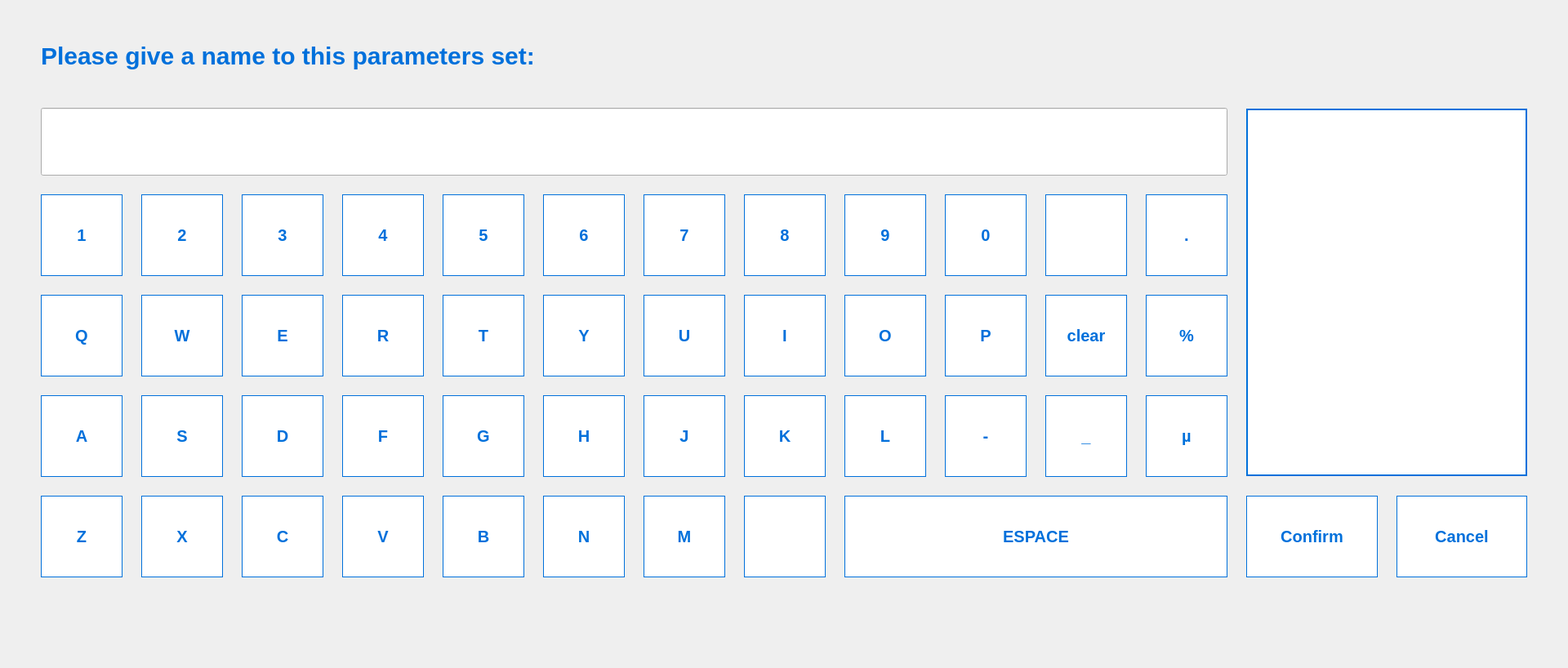
<?xml version="1.0" encoding="UTF-8"?>
<ui version="4.0">
 <class>SaveExposureSettingsView</class>
 <widget class="QWidget" name="SaveExposureSettingsView">
  <property name="geometry">
   <rect>
    <x>0</x>
    <y>0</y>
    <width>1920</width>
    <height>818</height>
   </rect>
  </property>
  <property name="minimumSize">
   <size>
    <width>1920</width>
    <height>818</height>
   </size>
  </property>
  <property name="maximumSize">
   <size>
    <width>1920</width>
    <height>818</height>
   </size>
  </property>
  <property name="styleSheet">
   <string notr="true">QPushButton {
border: 1px solid #0070DB;
background-color: #ffffff;
color: #0070DB;
font: 20px;
font-weight: 700;
font-family: arial;

}
</string>
  </property>
  <layout class="QVBoxLayout" name="verticalLayout">
   <property name="leftMargin">
    <number>50</number>
   </property>
   <property name="rightMargin">
    <number>50</number>
   </property>
   <item>
    <spacer name="verticalSpacer">
     <property name="orientation">
      <enum>Qt::Orientation::Vertical</enum>
     </property>
     <property name="sizeType">
      <enum>QSizePolicy::Policy::Fixed</enum>
     </property>
     <property name="sizeHint" stdset="0">
      <size>
       <width>20</width>
       <height>40</height>
      </size>
     </property>
    </spacer>
   </item>
   <item>
    <widget class="QLabel" name="label">
     <property name="maximumSize">
      <size>
       <width>16777215</width>
       <height>35</height>
      </size>
     </property>
     <property name="styleSheet">
      <string notr="true">color: #0070DB;
font-weight: 700;
font-family: arial;
border: 0px solid;
font-size: 30px;</string>
     </property>
     <property name="text">
      <string>Please give a name to this parameters set:</string>
     </property>
     <property name="alignment">
      <set>Qt::AlignmentFlag::AlignLeading|Qt::AlignmentFlag::AlignLeft|Qt::AlignmentFlag::AlignVCenter</set>
     </property>
    </widget>
   </item>
   <item>
    <spacer name="verticalSpacer_2">
     <property name="orientation">
      <enum>Qt::Orientation::Vertical</enum>
     </property>
     <property name="sizeType">
      <enum>QSizePolicy::Policy::Maximum</enum>
     </property>
     <property name="sizeHint" stdset="0">
      <size>
       <width>20</width>
       <height>40</height>
      </size>
     </property>
    </spacer>
   </item>
   <item>
    <layout class="QGridLayout" name="gridLayout">
     <property name="sizeConstraint">
      <enum>QLayout::SizeConstraint::SetDefaultConstraint</enum>
     </property>
     <property name="spacing">
      <number>23</number>
     </property>
     <item row="5" column="6">
      <widget class="QPushButton" name="btnM">
       <property name="sizePolicy">
        <sizepolicy hsizetype="Fixed" vsizetype="Fixed">
         <horstretch>0</horstretch>
         <verstretch>0</verstretch>
        </sizepolicy>
       </property>
       <property name="minimumSize">
        <size>
         <width>100</width>
         <height>100</height>
        </size>
       </property>
       <property name="focusPolicy">
        <enum>Qt::FocusPolicy::NoFocus</enum>
       </property>
       <property name="text">
        <string>M</string>
       </property>
      </widget>
     </item>
     <item row="2" column="4">
      <widget class="QPushButton" name="btnT">
       <property name="sizePolicy">
        <sizepolicy hsizetype="Fixed" vsizetype="Fixed">
         <horstretch>0</horstretch>
         <verstretch>0</verstretch>
        </sizepolicy>
       </property>
       <property name="minimumSize">
        <size>
         <width>100</width>
         <height>100</height>
        </size>
       </property>
       <property name="focusPolicy">
        <enum>Qt::FocusPolicy::NoFocus</enum>
       </property>
       <property name="text">
        <string>T</string>
       </property>
      </widget>
     </item>
     <item row="3" column="4">
      <widget class="QPushButton" name="btnG">
       <property name="sizePolicy">
        <sizepolicy hsizetype="Fixed" vsizetype="Fixed">
         <horstretch>0</horstretch>
         <verstretch>0</verstretch>
        </sizepolicy>
       </property>
       <property name="minimumSize">
        <size>
         <width>100</width>
         <height>100</height>
        </size>
       </property>
       <property name="focusPolicy">
        <enum>Qt::FocusPolicy::NoFocus</enum>
       </property>
       <property name="text">
        <string>G</string>
       </property>
      </widget>
     </item>
     <item row="1" column="0">
      <widget class="QPushButton" name="btn1">
       <property name="sizePolicy">
        <sizepolicy hsizetype="Fixed" vsizetype="Fixed">
         <horstretch>0</horstretch>
         <verstretch>0</verstretch>
        </sizepolicy>
       </property>
       <property name="minimumSize">
        <size>
         <width>100</width>
         <height>100</height>
        </size>
       </property>
       <property name="focusPolicy">
        <enum>Qt::FocusPolicy::NoFocus</enum>
       </property>
       <property name="text">
        <string>1</string>
       </property>
      </widget>
     </item>
     <item row="1" column="6">
      <widget class="QPushButton" name="btn7">
       <property name="sizePolicy">
        <sizepolicy hsizetype="Fixed" vsizetype="Fixed">
         <horstretch>0</horstretch>
         <verstretch>0</verstretch>
        </sizepolicy>
       </property>
       <property name="minimumSize">
        <size>
         <width>100</width>
         <height>100</height>
        </size>
       </property>
       <property name="focusPolicy">
        <enum>Qt::FocusPolicy::NoFocus</enum>
       </property>
       <property name="text">
        <string>7</string>
       </property>
      </widget>
     </item>
     <item row="3" column="6">
      <widget class="QPushButton" name="btnJ">
       <property name="sizePolicy">
        <sizepolicy hsizetype="Fixed" vsizetype="Fixed">
         <horstretch>0</horstretch>
         <verstretch>0</verstretch>
        </sizepolicy>
       </property>
       <property name="minimumSize">
        <size>
         <width>100</width>
         <height>100</height>
        </size>
       </property>
       <property name="focusPolicy">
        <enum>Qt::FocusPolicy::NoFocus</enum>
       </property>
       <property name="text">
        <string>J</string>
       </property>
      </widget>
     </item>
     <item row="1" column="11">
      <widget class="QPushButton" name="btnPoint">
       <property name="sizePolicy">
        <sizepolicy hsizetype="Fixed" vsizetype="Fixed">
         <horstretch>0</horstretch>
         <verstretch>0</verstretch>
        </sizepolicy>
       </property>
       <property name="minimumSize">
        <size>
         <width>100</width>
         <height>100</height>
        </size>
       </property>
       <property name="text">
        <string>.</string>
       </property>
      </widget>
     </item>
     <item row="5" column="2">
      <widget class="QPushButton" name="btnC">
       <property name="sizePolicy">
        <sizepolicy hsizetype="Fixed" vsizetype="Fixed">
         <horstretch>0</horstretch>
         <verstretch>0</verstretch>
        </sizepolicy>
       </property>
       <property name="minimumSize">
        <size>
         <width>100</width>
         <height>100</height>
        </size>
       </property>
       <property name="focusPolicy">
        <enum>Qt::FocusPolicy::NoFocus</enum>
       </property>
       <property name="text">
        <string>C</string>
       </property>
      </widget>
     </item>
     <item row="1" column="4">
      <widget class="QPushButton" name="btn5">
       <property name="sizePolicy">
        <sizepolicy hsizetype="Fixed" vsizetype="Fixed">
         <horstretch>0</horstretch>
         <verstretch>0</verstretch>
        </sizepolicy>
       </property>
       <property name="minimumSize">
        <size>
         <width>100</width>
         <height>100</height>
        </size>
       </property>
       <property name="focusPolicy">
        <enum>Qt::FocusPolicy::NoFocus</enum>
       </property>
       <property name="text">
        <string>5</string>
       </property>
      </widget>
     </item>
     <item row="3" column="7">
      <widget class="QPushButton" name="btnK">
       <property name="sizePolicy">
        <sizepolicy hsizetype="Fixed" vsizetype="Fixed">
         <horstretch>0</horstretch>
         <verstretch>0</verstretch>
        </sizepolicy>
       </property>
       <property name="minimumSize">
        <size>
         <width>100</width>
         <height>100</height>
        </size>
       </property>
       <property name="focusPolicy">
        <enum>Qt::FocusPolicy::NoFocus</enum>
       </property>
       <property name="text">
        <string>K</string>
       </property>
      </widget>
     </item>
     <item row="1" column="3">
      <widget class="QPushButton" name="btn4">
       <property name="sizePolicy">
        <sizepolicy hsizetype="Fixed" vsizetype="Fixed">
         <horstretch>0</horstretch>
         <verstretch>0</verstretch>
        </sizepolicy>
       </property>
       <property name="minimumSize">
        <size>
         <width>100</width>
         <height>100</height>
        </size>
       </property>
       <property name="focusPolicy">
        <enum>Qt::FocusPolicy::NoFocus</enum>
       </property>
       <property name="text">
        <string>4</string>
       </property>
      </widget>
     </item>
     <item row="1" column="2">
      <widget class="QPushButton" name="btn3">
       <property name="sizePolicy">
        <sizepolicy hsizetype="Fixed" vsizetype="Fixed">
         <horstretch>0</horstretch>
         <verstretch>0</verstretch>
        </sizepolicy>
       </property>
       <property name="minimumSize">
        <size>
         <width>100</width>
         <height>100</height>
        </size>
       </property>
       <property name="focusPolicy">
        <enum>Qt::FocusPolicy::NoFocus</enum>
       </property>
       <property name="text">
        <string>3</string>
       </property>
      </widget>
     </item>
     <item row="1" column="8">
      <widget class="QPushButton" name="btn9">
       <property name="sizePolicy">
        <sizepolicy hsizetype="Fixed" vsizetype="Fixed">
         <horstretch>0</horstretch>
         <verstretch>0</verstretch>
        </sizepolicy>
       </property>
       <property name="minimumSize">
        <size>
         <width>100</width>
         <height>100</height>
        </size>
       </property>
       <property name="focusPolicy">
        <enum>Qt::FocusPolicy::NoFocus</enum>
       </property>
       <property name="text">
        <string>9</string>
       </property>
      </widget>
     </item>
     <item row="2" column="2">
      <widget class="QPushButton" name="btnE">
       <property name="sizePolicy">
        <sizepolicy hsizetype="Fixed" vsizetype="Fixed">
         <horstretch>0</horstretch>
         <verstretch>0</verstretch>
        </sizepolicy>
       </property>
       <property name="minimumSize">
        <size>
         <width>100</width>
         <height>100</height>
        </size>
       </property>
       <property name="focusPolicy">
        <enum>Qt::FocusPolicy::NoFocus</enum>
       </property>
       <property name="text">
        <string>E</string>
       </property>
      </widget>
     </item>
     <item row="3" column="1">
      <widget class="QPushButton" name="btnS">
       <property name="sizePolicy">
        <sizepolicy hsizetype="Fixed" vsizetype="Fixed">
         <horstretch>0</horstretch>
         <verstretch>0</verstretch>
        </sizepolicy>
       </property>
       <property name="minimumSize">
        <size>
         <width>100</width>
         <height>100</height>
        </size>
       </property>
       <property name="focusPolicy">
        <enum>Qt::FocusPolicy::NoFocus</enum>
       </property>
       <property name="text">
        <string>S</string>
       </property>
      </widget>
     </item>
     <item row="5" column="4">
      <widget class="QPushButton" name="btnB">
       <property name="sizePolicy">
        <sizepolicy hsizetype="Fixed" vsizetype="Fixed">
         <horstretch>0</horstretch>
         <verstretch>0</verstretch>
        </sizepolicy>
       </property>
       <property name="minimumSize">
        <size>
         <width>100</width>
         <height>100</height>
        </size>
       </property>
       <property name="focusPolicy">
        <enum>Qt::FocusPolicy::NoFocus</enum>
       </property>
       <property name="text">
        <string>B</string>
       </property>
      </widget>
     </item>
     <item row="2" column="1">
      <widget class="QPushButton" name="btnW">
       <property name="sizePolicy">
        <sizepolicy hsizetype="Fixed" vsizetype="Fixed">
         <horstretch>0</horstretch>
         <verstretch>0</verstretch>
        </sizepolicy>
       </property>
       <property name="minimumSize">
        <size>
         <width>100</width>
         <height>100</height>
        </size>
       </property>
       <property name="focusPolicy">
        <enum>Qt::FocusPolicy::NoFocus</enum>
       </property>
       <property name="text">
        <string>W</string>
       </property>
      </widget>
     </item>
     <item row="5" column="8" colspan="4">
      <widget class="QPushButton" name="btnEspace">
       <property name="minimumSize">
        <size>
         <width>100</width>
         <height>100</height>
        </size>
       </property>
       <property name="focusPolicy">
        <enum>Qt::FocusPolicy::NoFocus</enum>
       </property>
       <property name="text">
        <string>ESPACE</string>
       </property>
      </widget>
     </item>
     <item row="2" column="8">
      <widget class="QPushButton" name="btnO">
       <property name="sizePolicy">
        <sizepolicy hsizetype="Fixed" vsizetype="Fixed">
         <horstretch>0</horstretch>
         <verstretch>0</verstretch>
        </sizepolicy>
       </property>
       <property name="minimumSize">
        <size>
         <width>100</width>
         <height>100</height>
        </size>
       </property>
       <property name="focusPolicy">
        <enum>Qt::FocusPolicy::NoFocus</enum>
       </property>
       <property name="text">
        <string>O</string>
       </property>
      </widget>
     </item>
     <item row="2" column="10">
      <widget class="QPushButton" name="btnClear">
       <property name="sizePolicy">
        <sizepolicy hsizetype="Fixed" vsizetype="Fixed">
         <horstretch>0</horstretch>
         <verstretch>0</verstretch>
        </sizepolicy>
       </property>
       <property name="minimumSize">
        <size>
         <width>100</width>
         <height>100</height>
        </size>
       </property>
       <property name="focusPolicy">
        <enum>Qt::FocusPolicy::NoFocus</enum>
       </property>
       <property name="text">
        <string>clear</string>
       </property>
      </widget>
     </item>
     <item row="2" column="6">
      <widget class="QPushButton" name="btnU">
       <property name="sizePolicy">
        <sizepolicy hsizetype="Fixed" vsizetype="Fixed">
         <horstretch>0</horstretch>
         <verstretch>0</verstretch>
        </sizepolicy>
       </property>
       <property name="minimumSize">
        <size>
         <width>100</width>
         <height>100</height>
        </size>
       </property>
       <property name="focusPolicy">
        <enum>Qt::FocusPolicy::NoFocus</enum>
       </property>
       <property name="text">
        <string>U</string>
       </property>
      </widget>
     </item>
     <item row="1" column="1">
      <widget class="QPushButton" name="btn2">
       <property name="sizePolicy">
        <sizepolicy hsizetype="Fixed" vsizetype="Fixed">
         <horstretch>0</horstretch>
         <verstretch>0</verstretch>
        </sizepolicy>
       </property>
       <property name="minimumSize">
        <size>
         <width>100</width>
         <height>100</height>
        </size>
       </property>
       <property name="focusPolicy">
        <enum>Qt::FocusPolicy::NoFocus</enum>
       </property>
       <property name="text">
        <string>2</string>
       </property>
      </widget>
     </item>
     <item row="2" column="0">
      <widget class="QPushButton" name="btnQ">
       <property name="sizePolicy">
        <sizepolicy hsizetype="Fixed" vsizetype="Fixed">
         <horstretch>0</horstretch>
         <verstretch>0</verstretch>
        </sizepolicy>
       </property>
       <property name="minimumSize">
        <size>
         <width>100</width>
         <height>100</height>
        </size>
       </property>
       <property name="focusPolicy">
        <enum>Qt::FocusPolicy::NoFocus</enum>
       </property>
       <property name="text">
        <string>Q</string>
       </property>
      </widget>
     </item>
     <item row="3" column="11">
      <widget class="QPushButton" name="pushButton_3">
       <property name="sizePolicy">
        <sizepolicy hsizetype="Fixed" vsizetype="Fixed">
         <horstretch>0</horstretch>
         <verstretch>0</verstretch>
        </sizepolicy>
       </property>
       <property name="minimumSize">
        <size>
         <width>100</width>
         <height>100</height>
        </size>
       </property>
       <property name="text">
        <string>µ</string>
       </property>
      </widget>
     </item>
     <item row="2" column="3">
      <widget class="QPushButton" name="btnR">
       <property name="sizePolicy">
        <sizepolicy hsizetype="Fixed" vsizetype="Fixed">
         <horstretch>0</horstretch>
         <verstretch>0</verstretch>
        </sizepolicy>
       </property>
       <property name="minimumSize">
        <size>
         <width>100</width>
         <height>100</height>
        </size>
       </property>
       <property name="focusPolicy">
        <enum>Qt::FocusPolicy::NoFocus</enum>
       </property>
       <property name="text">
        <string>R</string>
       </property>
      </widget>
     </item>
     <item row="3" column="3">
      <widget class="QPushButton" name="btnF">
       <property name="sizePolicy">
        <sizepolicy hsizetype="Fixed" vsizetype="Fixed">
         <horstretch>0</horstretch>
         <verstretch>0</verstretch>
        </sizepolicy>
       </property>
       <property name="minimumSize">
        <size>
         <width>100</width>
         <height>100</height>
        </size>
       </property>
       <property name="focusPolicy">
        <enum>Qt::FocusPolicy::NoFocus</enum>
       </property>
       <property name="text">
        <string>F</string>
       </property>
      </widget>
     </item>
     <item row="3" column="10">
      <widget class="QPushButton" name="btnUnderscore">
       <property name="sizePolicy">
        <sizepolicy hsizetype="Fixed" vsizetype="Fixed">
         <horstretch>0</horstretch>
         <verstretch>0</verstretch>
        </sizepolicy>
       </property>
       <property name="minimumSize">
        <size>
         <width>100</width>
         <height>100</height>
        </size>
       </property>
       <property name="focusPolicy">
        <enum>Qt::FocusPolicy::NoFocus</enum>
       </property>
       <property name="text">
        <string>_</string>
       </property>
      </widget>
     </item>
     <item row="1" column="7">
      <widget class="QPushButton" name="btn8">
       <property name="sizePolicy">
        <sizepolicy hsizetype="Fixed" vsizetype="Fixed">
         <horstretch>0</horstretch>
         <verstretch>0</verstretch>
        </sizepolicy>
       </property>
       <property name="minimumSize">
        <size>
         <width>100</width>
         <height>100</height>
        </size>
       </property>
       <property name="focusPolicy">
        <enum>Qt::FocusPolicy::NoFocus</enum>
       </property>
       <property name="text">
        <string>8</string>
       </property>
      </widget>
     </item>
     <item row="5" column="5">
      <widget class="QPushButton" name="btnN">
       <property name="sizePolicy">
        <sizepolicy hsizetype="Fixed" vsizetype="Fixed">
         <horstretch>0</horstretch>
         <verstretch>0</verstretch>
        </sizepolicy>
       </property>
       <property name="minimumSize">
        <size>
         <width>100</width>
         <height>100</height>
        </size>
       </property>
       <property name="focusPolicy">
        <enum>Qt::FocusPolicy::NoFocus</enum>
       </property>
       <property name="text">
        <string>N</string>
       </property>
      </widget>
     </item>
     <item row="2" column="11">
      <widget class="QPushButton" name="pushButton_2">
       <property name="sizePolicy">
        <sizepolicy hsizetype="Fixed" vsizetype="Fixed">
         <horstretch>0</horstretch>
         <verstretch>0</verstretch>
        </sizepolicy>
       </property>
       <property name="minimumSize">
        <size>
         <width>100</width>
         <height>100</height>
        </size>
       </property>
       <property name="text">
        <string>%</string>
       </property>
      </widget>
     </item>
     <item row="2" column="7">
      <widget class="QPushButton" name="btnI">
       <property name="sizePolicy">
        <sizepolicy hsizetype="Fixed" vsizetype="Fixed">
         <horstretch>0</horstretch>
         <verstretch>0</verstretch>
        </sizepolicy>
       </property>
       <property name="minimumSize">
        <size>
         <width>100</width>
         <height>100</height>
        </size>
       </property>
       <property name="focusPolicy">
        <enum>Qt::FocusPolicy::NoFocus</enum>
       </property>
       <property name="text">
        <string>I</string>
       </property>
      </widget>
     </item>
     <item row="3" column="2">
      <widget class="QPushButton" name="btnD">
       <property name="sizePolicy">
        <sizepolicy hsizetype="Fixed" vsizetype="Fixed">
         <horstretch>0</horstretch>
         <verstretch>0</verstretch>
        </sizepolicy>
       </property>
       <property name="minimumSize">
        <size>
         <width>100</width>
         <height>100</height>
        </size>
       </property>
       <property name="focusPolicy">
        <enum>Qt::FocusPolicy::NoFocus</enum>
       </property>
       <property name="text">
        <string>D</string>
       </property>
      </widget>
     </item>
     <item row="3" column="9">
      <widget class="QPushButton" name="btnMinus">
       <property name="sizePolicy">
        <sizepolicy hsizetype="Fixed" vsizetype="Fixed">
         <horstretch>0</horstretch>
         <verstretch>0</verstretch>
        </sizepolicy>
       </property>
       <property name="minimumSize">
        <size>
         <width>100</width>
         <height>100</height>
        </size>
       </property>
       <property name="focusPolicy">
        <enum>Qt::FocusPolicy::NoFocus</enum>
       </property>
       <property name="text">
        <string>-</string>
       </property>
      </widget>
     </item>
     <item row="3" column="5">
      <widget class="QPushButton" name="btnH">
       <property name="sizePolicy">
        <sizepolicy hsizetype="Fixed" vsizetype="Fixed">
         <horstretch>0</horstretch>
         <verstretch>0</verstretch>
        </sizepolicy>
       </property>
       <property name="minimumSize">
        <size>
         <width>100</width>
         <height>100</height>
        </size>
       </property>
       <property name="focusPolicy">
        <enum>Qt::FocusPolicy::NoFocus</enum>
       </property>
       <property name="text">
        <string>H</string>
       </property>
      </widget>
     </item>
     <item row="5" column="7">
      <widget class="QPushButton" name="btnShift">
       <property name="sizePolicy">
        <sizepolicy hsizetype="Fixed" vsizetype="Fixed">
         <horstretch>0</horstretch>
         <verstretch>0</verstretch>
        </sizepolicy>
       </property>
       <property name="minimumSize">
        <size>
         <width>100</width>
         <height>100</height>
        </size>
       </property>
       <property name="focusPolicy">
        <enum>Qt::FocusPolicy::NoFocus</enum>
       </property>
       <property name="text">
        <string/>
       </property>
       <property name="icon">
        <iconset resource="../../resources.qrc">
         <normaloff>:/icons/btnShift.svg</normaloff>:/icons/btnShift.svg</iconset>
       </property>
       <property name="iconSize">
        <size>
         <width>50</width>
         <height>50</height>
        </size>
       </property>
      </widget>
     </item>
     <item row="3" column="8">
      <widget class="QPushButton" name="btnL">
       <property name="sizePolicy">
        <sizepolicy hsizetype="Fixed" vsizetype="Fixed">
         <horstretch>0</horstretch>
         <verstretch>0</verstretch>
        </sizepolicy>
       </property>
       <property name="minimumSize">
        <size>
         <width>100</width>
         <height>100</height>
        </size>
       </property>
       <property name="focusPolicy">
        <enum>Qt::FocusPolicy::NoFocus</enum>
       </property>
       <property name="text">
        <string>L</string>
       </property>
      </widget>
     </item>
     <item row="1" column="10">
      <widget class="QPushButton" name="btnBackspace">
       <property name="sizePolicy">
        <sizepolicy hsizetype="Fixed" vsizetype="Fixed">
         <horstretch>0</horstretch>
         <verstretch>0</verstretch>
        </sizepolicy>
       </property>
       <property name="minimumSize">
        <size>
         <width>100</width>
         <height>100</height>
        </size>
       </property>
       <property name="focusPolicy">
        <enum>Qt::FocusPolicy::NoFocus</enum>
       </property>
       <property name="text">
        <string/>
       </property>
       <property name="icon">
        <iconset resource="../../resources.qrc">
         <normaloff>:/icons/btnBackspace.svg</normaloff>:/icons/btnBackspace.svg</iconset>
       </property>
       <property name="iconSize">
        <size>
         <width>50</width>
         <height>50</height>
        </size>
       </property>
      </widget>
     </item>
     <item row="5" column="1">
      <widget class="QPushButton" name="btnX">
       <property name="sizePolicy">
        <sizepolicy hsizetype="Fixed" vsizetype="Fixed">
         <horstretch>0</horstretch>
         <verstretch>0</verstretch>
        </sizepolicy>
       </property>
       <property name="minimumSize">
        <size>
         <width>100</width>
         <height>100</height>
        </size>
       </property>
       <property name="focusPolicy">
        <enum>Qt::FocusPolicy::NoFocus</enum>
       </property>
       <property name="text">
        <string>X</string>
       </property>
      </widget>
     </item>
     <item row="2" column="9">
      <widget class="QPushButton" name="btnP">
       <property name="sizePolicy">
        <sizepolicy hsizetype="Fixed" vsizetype="Fixed">
         <horstretch>0</horstretch>
         <verstretch>0</verstretch>
        </sizepolicy>
       </property>
       <property name="minimumSize">
        <size>
         <width>100</width>
         <height>100</height>
        </size>
       </property>
       <property name="focusPolicy">
        <enum>Qt::FocusPolicy::NoFocus</enum>
       </property>
       <property name="text">
        <string>P</string>
       </property>
      </widget>
     </item>
     <item row="5" column="0">
      <widget class="QPushButton" name="btnZ">
       <property name="sizePolicy">
        <sizepolicy hsizetype="Fixed" vsizetype="Fixed">
         <horstretch>0</horstretch>
         <verstretch>0</verstretch>
        </sizepolicy>
       </property>
       <property name="minimumSize">
        <size>
         <width>100</width>
         <height>100</height>
        </size>
       </property>
       <property name="focusPolicy">
        <enum>Qt::FocusPolicy::NoFocus</enum>
       </property>
       <property name="text">
        <string>Z</string>
       </property>
      </widget>
     </item>
     <item row="1" column="5">
      <widget class="QPushButton" name="btn6">
       <property name="sizePolicy">
        <sizepolicy hsizetype="Fixed" vsizetype="Fixed">
         <horstretch>0</horstretch>
         <verstretch>0</verstretch>
        </sizepolicy>
       </property>
       <property name="minimumSize">
        <size>
         <width>100</width>
         <height>100</height>
        </size>
       </property>
       <property name="focusPolicy">
        <enum>Qt::FocusPolicy::NoFocus</enum>
       </property>
       <property name="text">
        <string>6</string>
       </property>
      </widget>
     </item>
     <item row="5" column="13">
      <widget class="QPushButton" name="btnCancel">
       <property name="minimumSize">
        <size>
         <width>0</width>
         <height>100</height>
        </size>
       </property>
       <property name="text">
        <string>Cancel</string>
       </property>
      </widget>
     </item>
     <item row="0" column="0" colspan="12">
      <widget class="QLineEdit" name="lineEdit">
       <property name="sizePolicy">
        <sizepolicy hsizetype="Expanding" vsizetype="Expanding">
         <horstretch>0</horstretch>
         <verstretch>0</verstretch>
        </sizepolicy>
       </property>
       <property name="minimumSize">
        <size>
         <width>0</width>
         <height>0</height>
        </size>
       </property>
       <property name="maximumSize">
        <size>
         <width>16777215</width>
         <height>100</height>
        </size>
       </property>
       <property name="styleSheet">
        <string notr="true"/>
       </property>
       <property name="class" stdset="0">
        <string>lineEdit</string>
       </property>
      </widget>
     </item>
     <item row="3" column="0">
      <widget class="QPushButton" name="btnA">
       <property name="sizePolicy">
        <sizepolicy hsizetype="Fixed" vsizetype="Fixed">
         <horstretch>0</horstretch>
         <verstretch>0</verstretch>
        </sizepolicy>
       </property>
       <property name="minimumSize">
        <size>
         <width>100</width>
         <height>100</height>
        </size>
       </property>
       <property name="focusPolicy">
        <enum>Qt::FocusPolicy::NoFocus</enum>
       </property>
       <property name="text">
        <string>A</string>
       </property>
      </widget>
     </item>
     <item row="5" column="12">
      <widget class="QPushButton" name="btnConfirm">
       <property name="minimumSize">
        <size>
         <width>0</width>
         <height>100</height>
        </size>
       </property>
       <property name="text">
        <string>Confirm</string>
       </property>
      </widget>
     </item>
     <item row="2" column="5">
      <widget class="QPushButton" name="btnY">
       <property name="sizePolicy">
        <sizepolicy hsizetype="Fixed" vsizetype="Fixed">
         <horstretch>0</horstretch>
         <verstretch>0</verstretch>
        </sizepolicy>
       </property>
       <property name="minimumSize">
        <size>
         <width>100</width>
         <height>100</height>
        </size>
       </property>
       <property name="focusPolicy">
        <enum>Qt::FocusPolicy::NoFocus</enum>
       </property>
       <property name="text">
        <string>Y</string>
       </property>
      </widget>
     </item>
     <item row="1" column="9">
      <widget class="QPushButton" name="btn0">
       <property name="sizePolicy">
        <sizepolicy hsizetype="Fixed" vsizetype="Fixed">
         <horstretch>0</horstretch>
         <verstretch>0</verstretch>
        </sizepolicy>
       </property>
       <property name="minimumSize">
        <size>
         <width>100</width>
         <height>100</height>
        </size>
       </property>
       <property name="focusPolicy">
        <enum>Qt::FocusPolicy::NoFocus</enum>
       </property>
       <property name="text">
        <string>0</string>
       </property>
      </widget>
     </item>
     <item row="5" column="3">
      <widget class="QPushButton" name="btnV">
       <property name="sizePolicy">
        <sizepolicy hsizetype="Fixed" vsizetype="Fixed">
         <horstretch>0</horstretch>
         <verstretch>0</verstretch>
        </sizepolicy>
       </property>
       <property name="minimumSize">
        <size>
         <width>100</width>
         <height>100</height>
        </size>
       </property>
       <property name="focusPolicy">
        <enum>Qt::FocusPolicy::NoFocus</enum>
       </property>
       <property name="text">
        <string>V</string>
       </property>
      </widget>
     </item>
     <item row="0" column="12" rowspan="4" colspan="2">
      <widget class="QScrollArea" name="scrollArea">
       <property name="sizePolicy">
        <sizepolicy hsizetype="Preferred" vsizetype="Expanding">
         <horstretch>0</horstretch>
         <verstretch>0</verstretch>
        </sizepolicy>
       </property>
       <property name="minimumSize">
        <size>
         <width>0</width>
         <height>0</height>
        </size>
       </property>
       <property name="maximumSize">
        <size>
         <width>16777215</width>
         <height>450</height>
        </size>
       </property>
       <property name="styleSheet">
        <string notr="true">background-color: #fff;
border: 1px solid #0070DB;</string>
       </property>
       <property name="widgetResizable">
        <bool>true</bool>
       </property>
       <widget class="QWidget" name="presetsListWidget">
        <property name="geometry">
         <rect>
          <x>0</x>
          <y>0</y>
          <width>340</width>
          <height>434</height>
         </rect>
        </property>
       </widget>
      </widget>
     </item>
    </layout>
   </item>
   <item>
    <spacer name="verticalSpacer_3">
     <property name="orientation">
      <enum>Qt::Orientation::Vertical</enum>
     </property>
     <property name="sizeType">
      <enum>QSizePolicy::Policy::Fixed</enum>
     </property>
     <property name="sizeHint" stdset="0">
      <size>
       <width>20</width>
       <height>100</height>
      </size>
     </property>
    </spacer>
   </item>
  </layout>
 </widget>
 <resources>
  <include location="../../resources.qrc"/>
 </resources>
 <connections/>
</ui>
